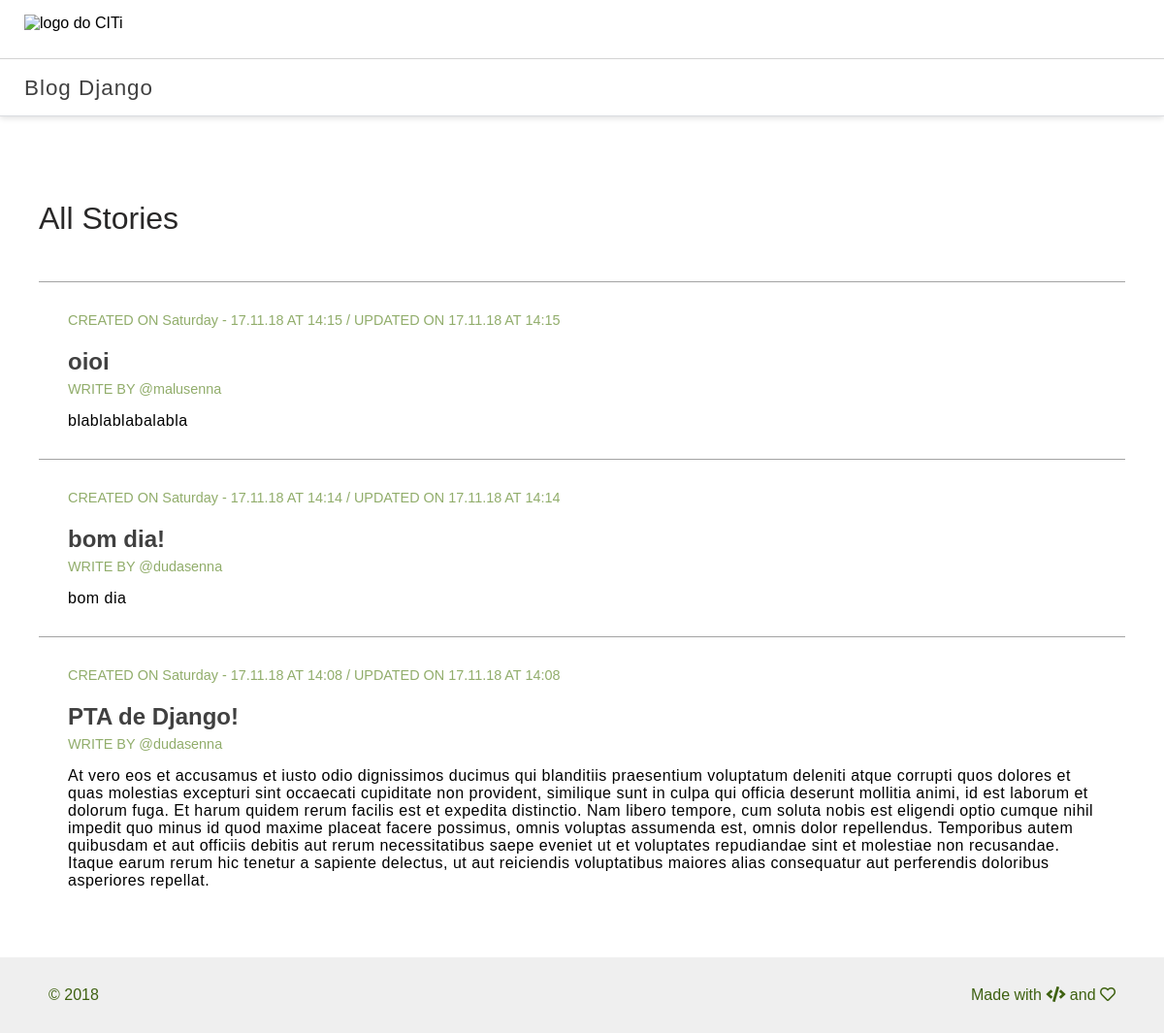
The page / on the database its author committed.
### core/models.py (models this page shows, shortened)
class Post(models.Model):
    author = models.ForeignKey('auth.User', on_delete=models.CASCADE) #pega quem ta logado / deleta todos os posts caso a conta seja deletada
    title = models.CharField(max_length=100)
    text = models.TextField()
    created_date = models.DateTimeField(auto_now_add=True)
    updated_date = models.DateTimeField(auto_now=True)
    class Meta:
        verbose_name = 'Publicação'
        verbose_name_plural =  'Publicações' #avisa para o django que tem plural

### core/views.py (the view)
# urls.py: path('', HomeView.as_view(), name='home'),
class HomeView(TemplateView):
    template_name = "home.html"
    def get_context_data(self, **kwargs):
        context = super().get_context_data(**kwargs)
        context["posts"] = Post.objects.all().order_by('-created_date')
        return context

### core/templates/home.html
{% extends 'base.html' %}
{% load static %}
{% block content %}
<section class="posts">
    <h2 class="posts__title_all-stories">All Stories</h2>
    {% for post in posts %}
        <div class="post__card">
            <span class="post__date">
                CREATED ON {{post.created_date | date:'l - d.m.y' }} AT {{post.created_date | time:'H:i'}} / UPDATED ON {{post.updated_date | date:'d.m.y' }} AT {{post.updated_date | time:'H:i'}}
            </span>
            <h1 class="post__title">{{ post.title }}</h1>
            <span class="post__author">
                    WRITE BY @{{ post.author }}
                </span>
            <div class="post__text">{{ post.text }}</div>
        </div>
    {% endfor %}
</section>
{% endblock content %}

### core/templates/base.html (shortened to what this page needs)
{% load static %}
<!DOCTYPE html>
<html>
<head>
    <link rel="stylesheet" href="https://use.fontawesome.com/releases/v5.5.0/css/all.css">
    <link rel="stylesheet"  href="{% static 'css/style.css' %}" >
</head>
<body>
    <section class="header">
        <div class="header__logo">
            <img class="header__img" src="https://cin.ufpe.br/~pet/wiki/images/thumb/8/86/Logociti.png/300px-Logociti.png" alt="logo do CITi">
        </div>
        <span class="header__title">Blog Django</span>
    </section>
    {% block content %}
    {% endblock content %}
    <footer class="footer">
        <span>&copy; 2018</span>
        <span>
            Made with <i class="fas fa-code"></i> and <i class="far fa-heart"></i>
        </span>
    </footer>
</body>
</html>

### core/static/css/style.css (style rules this page uses)
html { font-size: 16px; }
body { margin: 0; font-family: 'Source Sans Pro', sans-serif; }
.header { width: 100%; height: 120px; box-shadow: 0 2px 6px 0 rgba(0,0,0,.12), inset 0 -1px 0 0 #dadce0; }
.header__logo, .header__title { display: flex; align-items: center; height: 50%; }
.header__logo { width: 100%; border-bottom: 1px solid lightgray; }
.header__img { height: 30px; margin-left: 25px; }
.header__title { margin: 0; margin-left: 25px; font-size: 1.4rem; letter-spacing: 1px; color: #404040; }
.posts { width: 100%; padding: 40px; box-sizing: border-box; }
.posts__title_all-stories { padding: 20px 0; box-sizing: border-box; font-size: 2rem; font-weight: 400; color: #292828; }
.post__card { padding: 30px 30px; border-top: 1px solid #a3a3a3; }
.post__title { margin-bottom: 5px; color: #404040; }
.post__author, .post__date { font-size: 0.9rem; color: #91ad6b; }
.post__text { margin-top: 15px; white-space: pre-line; font-weight: 300; letter-spacing: 0.5px; }
.footer { display: flex; justify-content: space-between; align-items: center; padding: 30px 50px; box-sizing: border-box; background-color: #efefef; color: #3e6110; }

### rows shown on the page
Post: created_date "Saturday - 17.11.18", created_date "14:15", updated_date "17.11.18", updated_date "14:15", title "oioi", author "malusenna", text "blablablabalabla"
Post: created_date "Saturday - 17.11.18", created_date "14:14", updated_date "17.11.18", updated_date "14:14", title "bom dia!", author "dudasenna", text "bom dia"
Post: created_date "Saturday - 17.11.18", created_date "14:08", updated_date "17.11.18", updated_date "14:08", title "PTA de Django!", author "dudasenna", text "At vero eos et accusamus et iusto odio dignissimos ducimus qui blanditiis praesentium voluptatum deleniti atque corrupti quos dolores et quas molestias excepturi sint occaecati cupiditate non provident, similique sunt in culpa qui officia deserunt mollitia animi, id est laborum et dolorum fuga. Et harum quidem rerum facilis est et expedita distinctio. Nam libero tempore, cum soluta nobis est eligendi optio cumque nihil impedit quo minus id quod maxime placeat facere possimus, omnis voluptas assumenda est, omnis dolor repellendus. Temporibus autem quibusdam et aut officiis debitis aut rerum necessitatibus saepe eveniet ut et voluptates repudiandae sint et molestiae non recusandae. Itaque…"
